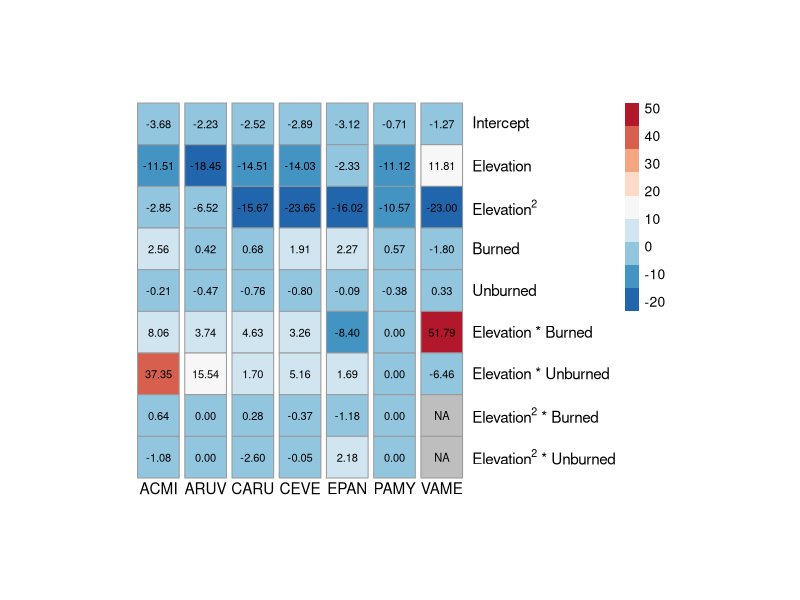
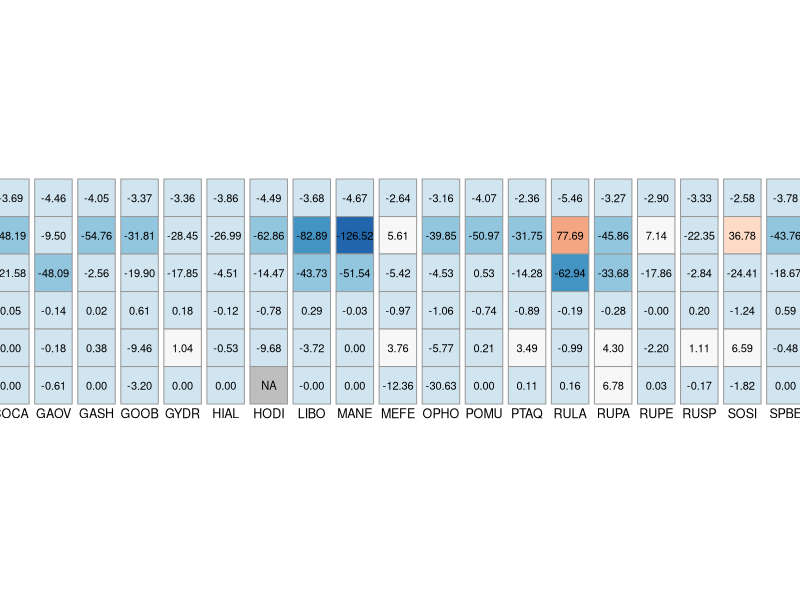
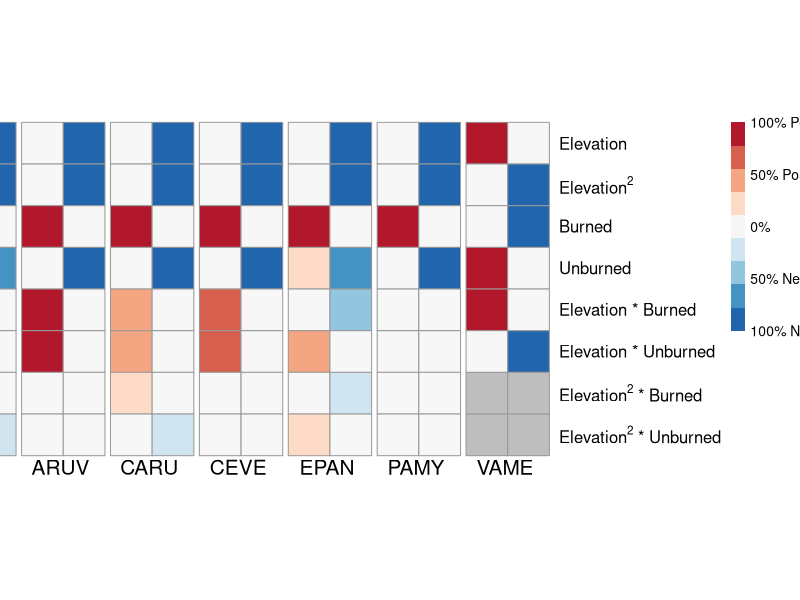
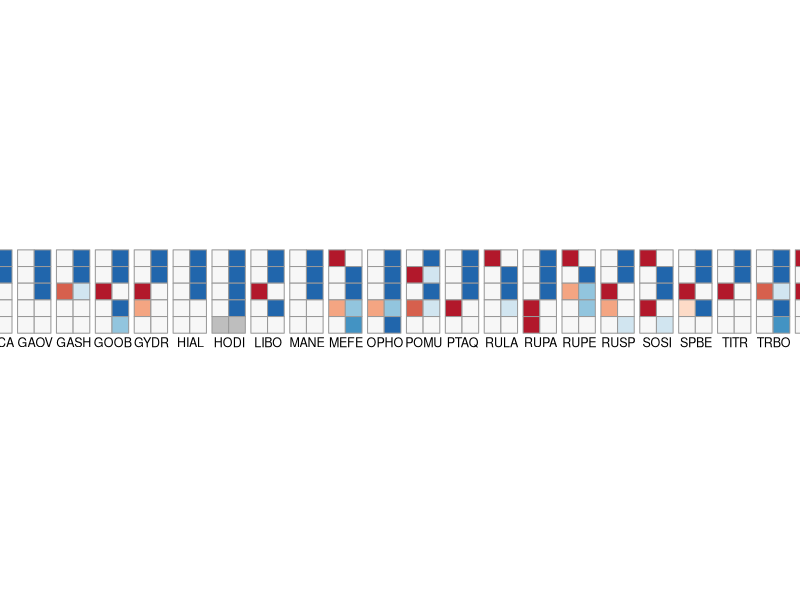

Recreate these plots in R, in order.
# Created: Apr. 15, 2020
# Updated: Apr. 15, 2021

# This script will be used to create 4 heatmaps:
# --> PART 1: The model-averaged coefficients
# --> PART 2: Percent +/- out of total datasets

# IMPORTANT NOTE: unless otherwise indicated, always use Understory_All.csv for these analyses as it is the ONLY file with up-to-date corrections.

# Packages needed:

library(tidyr)
library(RColorBrewer)
library(pheatmap)

####### PART 1: AVERAGE AVERAGED COEFFICIENTS #########

## Step 1: Loading and tidying average coefficient data

coeff.ALLDAT <- read.csv("data/3b_new_coefficients.csv", header = TRUE)
coeff.fire <- 
  coeff.ALLDAT[coeff.ALLDAT$Fire.Included == "Yes" & coeff.ALLDAT$Type == "Avg",
                               c(1:12, 16:21)]
coeff.nofire <- coeff.ALLDAT[coeff.ALLDAT$Fire.Included == "No" & coeff.ALLDAT$Type == "Avg",
                               c(1:12, 13:15)]

## Step 2: Look at FIRE data

# Step 2a: Tidy data

coeff.fire[is.na(coeff.fire)] <- 0 # Hard code absent coeffs as 0 before averaging
coeff.avg.fire <- aggregate(coeff.fire[c("Intercept", 
                                             "Elevation.m", 
                                             "Elevation.m2", 
                                             "Resurvey.Burned.fi", 
                                             "Resurvey.Unburned.fi", 
                                             "Elevation.m.Res.Burn.fi", 
                                             "Elevation.m.Res.Unburn.fi",
                                             "Elevation.m2.Res.Burn.fi",
                                             "Elevation.m2.Res.Unburn.fi")], 
                            by = c(coeff.fire["Species"]), mean)

mat.fire <- as.matrix(t(subset(coeff.avg.fire, select = -Species)))
colnames(mat.fire) <- coeff.avg.fire$Species
mat.fire[c("Elevation.m2.Res.Burn.fi", "Elevation.m2.Res.Unburn.fi"), 
                grepl("VAME", colnames(mat.fire))] <- NA

# Step 2b: Creating FIRE vectors for visualization

col.pallette <- rev(brewer.pal(9, "RdBu"))
col.vector.fire <- c("      ACMI", "", "      ARUV", "", 
                     "      CARU", "", "      CEVE", "", 
                     "      EPAN", "", "      PAMY", "", "      VAME", "")
row.vector.fire <- c("Intercept", "Elevation", 
                     expression("Elevation" ^ 2), 
                     "Burned",
                     "Unburned",
                     "Elevation * Burned",
                     "Elevation * Unburned",
                     expression("Elevation" ^ 2 * " * Burned"), 
                     expression("Elevation" ^ 2 * " * Unburned")
)
col.breaks.fire <- c(1:ncol(mat.fire))

# Step 2c: Visualization of FIRE data

pheatmap(mat.fire,
         color = col.pallette,
         cellwidth = 30,
         cellheight = 30,
         cluster_rows = FALSE,
         cluster_cols = FALSE,
         legend = TRUE,
         #legend_breaks = leg.label.breaks.fire,
         #legend_labels = leg.label.vector.fire,
         display_numbers = TRUE,
         number_color = "black",
         na_col = "grey",
         #gaps_row = c(1:nrow(mat.fire)),
         gaps_col = col.breaks.fire,
         labels_row = row.vector.fire,
         #labels_col = col.vector.fire,
         fontsize_row = 11,
         fontsize_col = 11,
         angle_col = 0
)

## Step 3: Look at NO FIRE data

# Step 3a: Tidy data

coeff.nofire[is.na(coeff.nofire)] <- 0 # Hard code absent coeffs as 0 before averaging
coeff.avg.nofire <- aggregate(coeff.nofire[c("Intercept", 
                                         "Elevation.m", 
                                         "Elevation.m2", 
                                         "Data.Type.nofi", 
                                         "Data.Type.Elevation.m.nofi", 
                                         "Data.Type.Elevation.m2.nofi")], 
                            by = c(coeff.nofire["Species"]), mean)

mat.nofire <- as.matrix(t(subset(coeff.avg.nofire, select = -Species)))
colnames(mat.nofire) <- coeff.avg.nofire$Species
mat.nofire["Data.Type.Elevation.m2.nofi", 
           grepl("HODI", colnames(mat.nofire))] <- NA

# Step 3b: Creating NO FIRE vectors for visualization

col.pallette <- rev(brewer.pal(9, "RdBu"))
col.vector.nofire <- c("      ACCI", "", "      ACGL", "", 
                       "      AMAL", "", "      ATFI", "", 
                       "      CAME", "", "      CHUM", "", 
                       "      CLUN", "", "      COCA", "",
                       "      GAOV", "", "      GASH", "",
                       "      GOOB", "", "      GYDR", "",
                       "      HIAL", "", "      HODI", "",
                       "      LIBO", "", "      MANE", "",
                       "      MEFE", "", "      OPHO", "",
                       "      POMU", "", "      PTAQ", "",
                       "      RULA", "", "      RUPA", "",
                       "      RUPE", "", "      RUSP", "",
                       "      SOSI", "", "      SPBE", "",
                       "      TITR", "", "      TRBO", "",
                       "      VASI", "")
row.vector.nofire <- c("Intercept", "Elevation", 
                       expression("Elevation" ^ 2), 
                       "Year",
                       "Elevation * Year",
                       expression("Elevation" ^ 2 * " * Year"))
col.breaks.nofire <- rep(1:ncol(mat.nofire))

# Step 3c: Visualization of NO FIRE data

pheatmap(mat.nofire,
         color = col.pallette,
         cellwidth = 27,
         cellheight = 27,
         cluster_rows = FALSE,
         cluster_cols = FALSE,
         legend = TRUE,
         #legend_breaks = leg.label.breaks.fire,
         #legend_labels = leg.label.vector.fire,
         display_numbers = TRUE,
         number_color = "black",
         na_col = "grey",
         #gaps_row = c(1:nrow(mat.fire)),
         gaps_col = col.breaks.nofire,
         labels_row = row.vector.nofire,
         #labels_col = col.vector.fire,
         fontsize_row = 11,
         fontsize_col = 9,
         angle_col = 0
)



######### PART 2: Percentage of + vs - coefficients out of total datasets #########

## Step 1: Loading data

perc.fire <- read.csv("data/4_pres_coefficients_percent_fire.csv", header = TRUE)
perc.nofire <- read.csv("data/4_pres_coefficients_percent_NOfire.csv", header = TRUE)

## Step 2: Look at FIRE data

# Step 2a: Tidying FIRE data

mat.percfire.large <- t(subset(perc.fire, 
                               select = -c(Species, Fire.Included, Total.Sets, Effect)))
colnames(mat.percfire.large) <- paste(perc.fire$Species, perc.fire$Effect)
mat.percfire.sm <- mat.percfire.large[, !grepl(0, colnames(mat.percfire.large))]
mat.percfire.sm[, grepl("-", colnames(mat.percfire.sm))] <- 
  mat.percfire.sm[, grepl("-", colnames(mat.percfire.sm))] * -1
mat.percfire.sm[is.na(mat.percfire.sm)] <- 0
mat.percfire.sm[c("Elevation.m2.Res.Burn.fi", "Elevation.m2.Res.Unburn.fi"), 
                grepl("VAME", colnames(mat.percfire.sm))] <- NA

# If you need the order reversed
# mat.percfire.rev <- mat.percfire.sm[nrow(mat.percfire.sm):1,]

# Step 2b: Creating FIRE vectors for visualization

col.pallette <- rev(brewer.pal(9, "RdBu"))
col.vector.fire <- c("      ACMI", "", "      ARUV", "", 
                "      CARU", "", "      CEVE", "", 
                "      EPAN", "", "      PAMY", "", "      VAME", "")
row.vector.fire <- c("Elevation", 
              expression("Elevation" ^ 2), 
              "Burned",
              "Unburned",
              "Elevation * Burned",
              "Elevation * Unburned",
              expression("Elevation" ^ 2 * " * Burned"), 
              expression("Elevation" ^ 2 * " * Unburned")
              )
leg.label.breaks.fire <- c(-1, -0.5, 0, 0.5, 1)
leg.label.vector.fire <- c("100% Negative", "50% Negative", 
                           "0%", "50% Positive", "100% Positive")
col.breaks.fire <- c(2, 4, 6, 8, 10, 12, 14)

# Step 2c: Visualization of FIRE data

pheatmap(mat.percfire.sm,
         color = col.pallette,
         cellwidth = 30,
         cellheight = 30,
         cluster_rows = FALSE,
         cluster_cols = FALSE,
         legend = TRUE,
         legend_breaks = leg.label.breaks.fire,
         legend_labels = leg.label.vector.fire,
         # display_numbers = TRUE,
         number_color = "black",
         na_col = "grey",
         gaps_col = col.breaks.fire,
         labels_row = row.vector.fire,
         labels_col = col.vector.fire,
         fontsize_row = 12,
         fontsize_col = 15,
         angle_col = 0
         )

## Step 3: Look at NO FIRE data

# Step 3a: Tidying NO FIRE data

mat.percnofire.large <- t(subset(perc.nofire, 
                                 select = -c(Species, Fire.Included, Total.Sets, Effect)))
colnames(mat.percnofire.large) <- paste(perc.nofire$Species, perc.nofire$Effect)
mat.percnofire.sm <- mat.percnofire.large[, !grepl(0, colnames(mat.percnofire.large))]
mat.percnofire.sm[, grepl("-", colnames(mat.percnofire.sm))] <- 
  mat.percnofire.sm[, grepl("-", colnames(mat.percnofire.sm))] * -1
mat.percnofire.sm[is.na(mat.percnofire.sm)] <- 0
mat.percnofire.sm["Data.Type.Elevation.m2.nofi", 
                  grepl("HODI", colnames(mat.percnofire.sm))] <- NA

# Step 3b: Creating NO FIRE vectors for visualization

col.pallette <- rev(brewer.pal(9, "RdBu"))
col.vector.nofire <- c("      ACCI", "", "      ACGL", "", 
                "      AMAL", "", "      ATFI", "", 
                "      CAME", "", "      CHUM", "", 
                "      CLUN", "", "      COCA", "",
                "      GAOV", "", "      GASH", "",
                "      GOOB", "", "      GYDR", "",
                "      HIAL", "", "      HODI", "",
                "      LIBO", "", "      MANE", "",
                "      MEFE", "", "      OPHO", "",
                "      POMU", "", "      PTAQ", "",
                "      RULA", "", "      RUPA", "",
                "      RUPE", "", "      RUSP", "",
                "      SOSI", "", "      SPBE", "",
                "      TITR", "", "      TRBO", "",
                "      VASI", "")
row.vector.nofire <- c("Elevation", 
                expression("Elevation" ^ 2), 
                "Year",
                "Elevation * Year",
                expression("Elevation" ^ 2 * " * Year"))
leg.label.breaks.nofire <- c(-1, -0.5, 0, 0.5, 1)
leg.label.vector.nofire <- c("100% Negative", "50% Negative", 
                             "0%", "50% Positive", "100% Positive")
col.breaks.nofire <- seq(2, ncol(mat.percnofire.sm), 2)

# Step 3c: Visualization of NO FIRE data

pheatmap(mat.percnofire.sm,
         color = col.pallette,
         cellwidth = 12,
         cellheight = 12,
         cluster_rows = FALSE,
         cluster_cols = FALSE,
         legend = TRUE,
         legend_breaks = leg.label.breaks.nofire,
         legend_labels = leg.label.vector.nofire,
         # display_numbers = TRUE,
         number_color = "black",
         na_col = "grey",
         gaps_col = col.breaks.nofire,
         labels_row = row.vector.nofire,
         labels_col = col.vector.nofire,
         fontsize_row = 11,
         fontsize_col = 9,
         angle_col = 0
)











# OLD: Visualization with heatmap() - base R

#heatmap(mat.percfire.PLOT, 
#        Rowv = NA, Colv = NA, scale = "none", col = col.pallette,
#        labRow = y.vector, labCol = "")
#legend(x = 0, y = 2, legend = c("+ 100%", "", "+ 50%", "", "0%", "", "- 50%", "", "- 100%"), 
#       fill = colorRampPalette(brewer.pal(9, "RdBu"))(9), 
#       border = "white", bty = "n", pt.cex = 3, y.intersp= 0.5)
#pos2 <- structure(list(x = c(0.17, 0.635), 
#                       y = c(-1.4, -1.4)),
#                  .Names = c("x", "y"))
#text(x = seq(pos2$x[1], pos2$x[2], len=7), y=rep(pos2$y[1], 7),
#    xpd=TRUE, adj = 0,
#     labels = x.vector, cex = 1.2)



